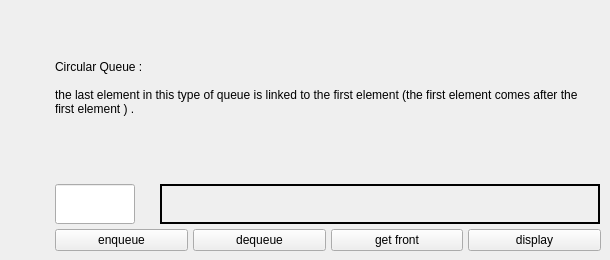
          <widget class="QWidget" name="Circular_Queue">
           <attribute name="title">
            <string>Circular Queue</string>
           </attribute>
           <widget class="QWidget" name="layoutWidget">
            <property name="geometry">
             <rect>
              <x>10</x>
              <y>10</y>
              <width>591</width>
              <height>241</height>
             </rect>
            </property>
            <layout class="QHBoxLayout" name="horizontalLayout_6">
             <property name="spacing">
              <number>20</number>
             </property>
             <item>
              <widget class="QLabel" name="Circular_queue_label1">
               <property name="text">
                <string/>
               </property>
              </widget>
             </item>
             <item>
              <layout class="QVBoxLayout" name="verticalLayout_7">
               <property name="spacing">
                <number>5</number>
               </property>
               <item>
                <widget class="QLabel" name="label_2">
                 <property name="text">
                  <string>Circular Queue :
 
the last element in this type of queue is linked to the first element (the first element comes after the first element ) .
 </string>
                 </property>
                 <property name="wordWrap">
                  <bool>true</bool>
                 </property>
                </widget>
               </item>
               <item>
                <layout class="QHBoxLayout" name="horizontalLayout_20">
                 <item>
                  <widget class="QLineEdit" name="CQ_input">
                   <property name="enabled">
                    <bool>true</bool>
                   </property>
                   <property name="sizePolicy">
                    <sizepolicy hsizetype="Fixed" vsizetype="Fixed">
                     <horstretch>0</horstretch>
                     <verstretch>0</verstretch>
                    </sizepolicy>
                   </property>
                   <property name="maximumSize">
                    <size>
                     <width>80</width>
                     <height>40</height>
                    </size>
                   </property>
                   <property name="baseSize">
                    <size>
                     <width>80</width>
                     <height>20</height>
                    </size>
                   </property>
                  </widget>
                 </item>
                 <item>
                  <spacer name="horizontalSpacer_10">
                   <property name="orientation">
                    <enum>Qt::Horizontal</enum>
                   </property>
                   <property name="sizeType">
                    <enum>QSizePolicy::Fixed</enum>
                   </property>
                   <property name="sizeHint" stdset="0">
                    <size>
                     <width>20</width>
                     <height>40</height>
                    </size>
                   </property>
                  </spacer>
                 </item>
                 <item>
                  <widget class="QLabel" name="CQ_output">
                   <property name="sizePolicy">
                    <sizepolicy hsizetype="Maximum" vsizetype="Maximum">
                     <horstretch>0</horstretch>
                     <verstretch>0</verstretch>
                    </sizepolicy>
                   </property>
                   <property name="maximumSize">
                    <size>
                     <width>440</width>
                     <height>40</height>
                    </size>
                   </property>
                   <property name="frameShape">
                    <enum>QFrame::WinPanel</enum>
                   </property>
                   <property name="text">
                    <string/>
                   </property>
                  </widget>
                 </item>
                </layout>
               </item>
               <item>
                <layout class="QHBoxLayout" name="horizontalLayout_28">
                 <item>
                  <widget class="QPushButton" name="CQ_enqueue_buttom">
                   <property name="text">
                    <string>enqueue</string>
                   </property>
                  </widget>
                 </item>
                 <item>
                  <widget class="QPushButton" name="CQ_dequeue_buttom">
                   <property name="text">
                    <string>dequeue</string>
                   </property>
                  </widget>
                 </item>
                 <item>
                  <widget class="QPushButton" name="CQ_getfront_buttom">
                   <property name="text">
                    <string>get front</string>
                   </property>
                  </widget>
                 </item>
                 <item>
                  <widget class="QPushButton" name="CQ_display_buttom">
                   <property name="text">
                    <string>display</string>
                   </property>
                  </widget>
                 </item>
                </layout>
               </item>
              </layout>
             </item>
            </layout>
           </widget>
          </widget>
